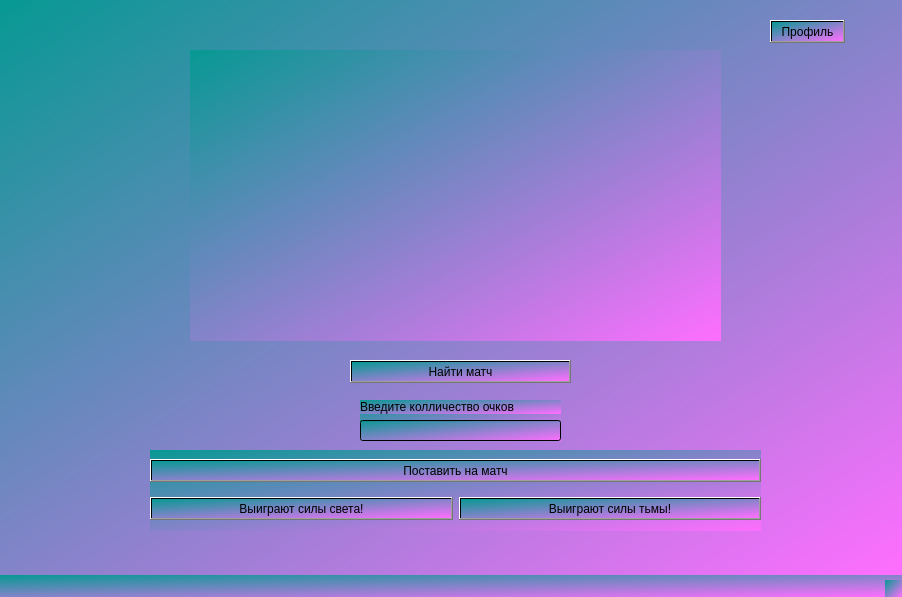
<?xml version="1.0" encoding="UTF-8"?>
<ui version="4.0">
 <class>Log</class>
 <widget class="QMainWindow" name="Log">
  <property name="geometry">
   <rect>
    <x>0</x>
    <y>0</y>
    <width>902</width>
    <height>597</height>
   </rect>
  </property>
  <property name="windowTitle">
   <string>MainWindow</string>
  </property>
  <property name="styleSheet">
   <string notr="true">background-color: qlineargradient(spread:pad, x1:0, y1:0, x2:1, y2:1, stop:0 rgba(7, 153, 147, 255), stop:1 rgba(255, 110, 255, 255));</string>
  </property>
  <widget class="QWidget" name="centralwidget">
   <widget class="QLabel" name="photo">
    <property name="geometry">
     <rect>
      <x>190</x>
      <y>50</y>
      <width>531</width>
      <height>291</height>
     </rect>
    </property>
    <property name="text">
     <string/>
    </property>
   </widget>
   <widget class="QPushButton" name="btn_profile">
    <property name="geometry">
     <rect>
      <x>770</x>
      <y>20</y>
      <width>75</width>
      <height>23</height>
     </rect>
    </property>
    <property name="text">
     <string>Профиль</string>
    </property>
   </widget>
   <widget class="QWidget" name="layoutWidget">
    <property name="geometry">
     <rect>
      <x>360</x>
      <y>400</y>
      <width>201</width>
      <height>41</height>
     </rect>
    </property>
    <layout class="QVBoxLayout" name="verticalLayout">
     <item>
      <widget class="QLabel" name="label_warning">
       <property name="text">
        <string>Введите колличество очков</string>
       </property>
       <property name="scaledContents">
        <bool>false</bool>
       </property>
      </widget>
     </item>
     <item>
      <widget class="QLineEdit" name="input_bet"/>
     </item>
    </layout>
   </widget>
   <widget class="QWidget" name="layoutWidget">
    <property name="geometry">
     <rect>
      <x>150</x>
      <y>450</y>
      <width>611</width>
      <height>81</height>
     </rect>
    </property>
    <layout class="QGridLayout" name="gridLayout">
     <item row="1" column="0">
      <layout class="QHBoxLayout" name="horizontalLayout">
       <item>
        <widget class="QPushButton" name="btn_radiant">
         <property name="text">
          <string>Выиграют силы света!</string>
         </property>
        </widget>
       </item>
       <item>
        <widget class="QPushButton" name="btn_dire">
         <property name="text">
          <string>Выиграют силы тьмы!</string>
         </property>
        </widget>
       </item>
      </layout>
     </item>
     <item row="0" column="0">
      <widget class="QPushButton" name="btn_confirm">
       <property name="text">
        <string>Поставить на матч</string>
       </property>
      </widget>
     </item>
    </layout>
   </widget>
   <widget class="QPushButton" name="btn_find_match">
    <property name="geometry">
     <rect>
      <x>350</x>
      <y>360</y>
      <width>221</width>
      <height>23</height>
     </rect>
    </property>
    <property name="text">
     <string>Найти матч</string>
    </property>
   </widget>
  </widget>
  <widget class="QMenuBar" name="menubar">
   <property name="geometry">
    <rect>
     <x>0</x>
     <y>0</y>
     <width>902</width>
     <height>21</height>
    </rect>
   </property>
  </widget>
  <widget class="QStatusBar" name="statusbar"/>
 </widget>
 <resources/>
 <connections/>
</ui>
